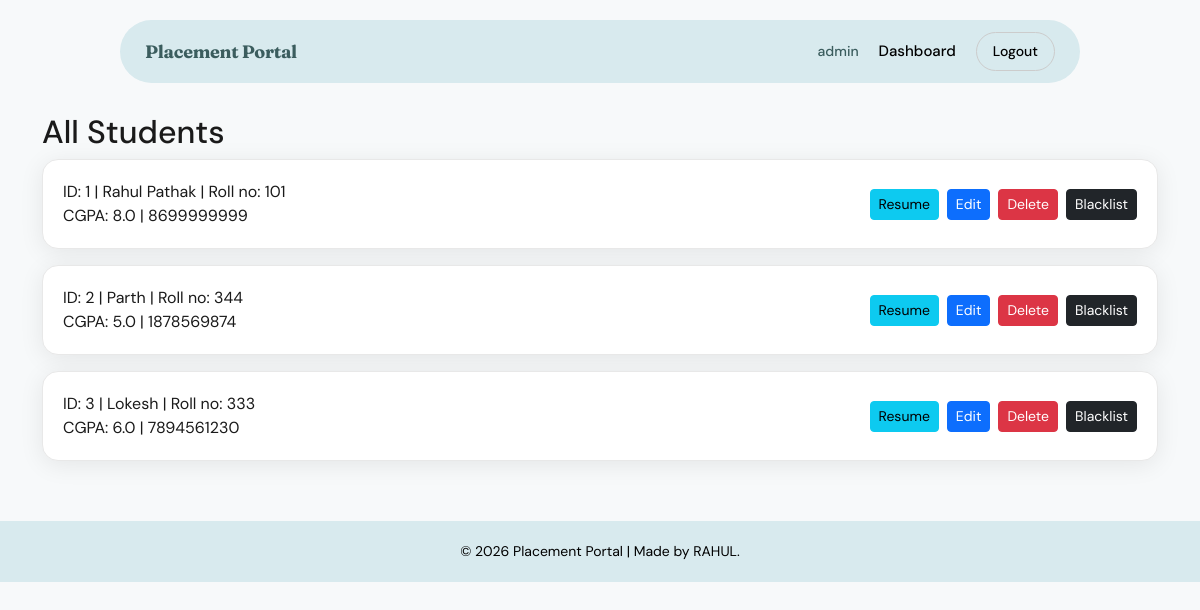
The page /admin/students (signed in) on the database its author committed.
### models.py (models this page shows, shortened)
class User(UserMixin, db.Model):
    __tablename__ = "user"
    id             = db.Column(db.Integer, primary_key=True)
    email          = db.Column(db.String(150), unique=True, nullable=False, index=True)
    password_hash  = db.Column(db.String(256), nullable=False)
    role           = db.Column(db.String(20),  nullable=False)
    _is_active     = db.Column("is_active", db.Boolean, default=True, nullable=False)
    is_blacklisted = db.Column(db.Boolean, default=False, nullable=False)
    created_at     = db.Column(db.DateTime, default=datetime.utcnow, nullable=False)
    updated_at     = db.Column(db.DateTime, default=datetime.utcnow, onupdate=datetime.utcnow)
    company_profile = db.relationship("Company",      backref="user", uselist=False, cascade="all, delete-orphan")
    student_profile = db.relationship("Student",      backref="user", uselist=False, cascade="all, delete-orphan")
    notifications   = db.relationship("Notification", backref="user", lazy="dynamic",  cascade="all, delete-orphan")
    @property
    def is_active(self):
        return self._is_active and not self.is_blacklisted
    @is_active.setter
    def is_active(self, value: bool):
        self._is_active = value

class Student(db.Model):
    __tablename__ = "student"
    id               = db.Column(db.Integer, primary_key=True)
    user_id          = db.Column(db.Integer, db.ForeignKey("user.id"), nullable=False, unique=True)
    name             = db.Column(db.String(150), nullable=False)
    student_id       = db.Column(db.String(50),  unique=True, nullable=False, index=True)
    branch           = db.Column(db.String(100))
    graduation_year  = db.Column(db.Integer)
    cgpa             = db.Column(db.Float)
    skills           = db.Column(db.Text)
    phone            = db.Column(db.String(20))
    resume_link      = db.Column(db.String(500))
    is_blacklisted   = db.Column(db.Boolean, default=False)
    blacklist_reason = db.Column(db.Text)
    created_at       = db.Column(db.DateTime, default=datetime.utcnow, nullable=False)
    updated_at       = db.Column(db.DateTime, default=datetime.utcnow, onupdate=datetime.utcnow)
    applications = db.relationship("Application", backref="student", lazy="dynamic", cascade="all, delete-orphan")

### app.py (the view)
@app.route("/admin/students")
@login_required
def admin_students():
    if current_user.role != "admin":
        return redirect(url_for("home"))
    query = request.args.get("q")
    if query:
        students = Student.query.filter(
            (Student.name.ilike(f"%{query}%")) |
            (Student.student_id.ilike(f"%{query}%")) |
            (Student.phone.ilike(f"%{query}%"))
        ).all()
    else:
        students = Student.query.all()
    return render_template("admin_students.html", students=students)

### app.py (called while the page is built)
@login_manager.user_loader
def load_user(user_id):
    return User.query.get(int(user_id))

### templates/admin_students.html
{% extends "base.html" %}
{% block content %}
<h2>All Students</h2>
{% for s in students %}
<div class="custom-card">
<div class="d-flex justify-content-between align-items-center">
    <div>
       ID: {{s.id}} | {{ s.name }} | Roll no: {{ s.student_id }} <br>
       CGPA: {{ s.cgpa }} | {{s.phone}}
    </div>
    <div class="d-flex gap-2">
        <a href="{{ s.resume_link }}" target="_blank" class="btn btn-info btn-sm">Resume</a>
        <a href="{{ url_for('edit_student', student_id=s.id) }}"
           class="btn btn-primary btn-sm">Edit</a>
        <a href="{{ url_for('delete_student', student_id=s.id) }}"
           class="btn btn-danger btn-sm"
           onclick="return confirm('Are you sure?')">
           Delete </a>
        {% if not s.is_blacklisted %}
        <a href="{{ url_for('blacklist_student', student_id=s.id) }}"
           class="btn btn-dark btn-sm">Blacklist</a>
        {% else %}
        <a href="{{ url_for('unblacklist_student', student_id=s.id) }}"
           class="btn btn-success btn-sm">Restore</a>
        {% endif %}
    </div>
</div>
</div>
{% endfor %}
{% endblock %}

### templates/base.html (shortened to what this page needs)
<!DOCTYPE html>
<html lang="en">
<head>
    <link href="https://cdn.jsdelivr.net/npm/bootstrap@5.3.3/dist/css/bootstrap.min.css" rel="stylesheet">
    <link href="{{ url_for('static', filename='style.css') }}" rel="stylesheet">
</head>
<body>
<nav class="custom-navbar">
    <div class="nav-container">
        <a class="logo" href="{{ url_for('home') }}">Placement Portal</a>
        <div class="nav-links">
            {% if current_user.is_authenticated %}
                <span class="user-name">{{ current_user.role }}</span>
                <a href="{{ url_for('dashboard') }}" class="nav-item">Dashboard</a>
                <a href="{{ url_for('logout') }}" class="nav-btn">Logout</a>
            {% else %}
                <a href="{{ url_for('login') }}" class="nav-item">Login</a>
                <a href="{{ url_for('register') }}" class="nav-btn primary">Get Started</a>
            {% endif %}
        </div>
    </div>
</nav>
<div class="container content">
    {% block content %}{% endblock %}
</div>
<footer class="footer">
    <div class="footer-container">
        <p>© 2026 Placement Portal | Made by RAHUL.</p>
    </div>
</footer>
</body>
</html>

### static/style.css (style rules this page uses)
:root { --brand-bg: #d8eaee; --brand-dark: rgb(59, 93, 94); --accent: #000000; --surface: #ffffff; --muted: #666; --radius: 50px; --radius-card: 16px; --radius-sm: 10px; --shadow: 0 4px 24px rgba(0,0,0,0.08); }
* { box-sizing: border-box; }
body { font-family: 'DM Sans', sans-serif; background: #f7f9fa; color: #1a1a1a; margin: 0; }
.custom-navbar { display: flex; justify-content: center; margin-top: 20px; }
.nav-container { width: 80%; background: var(--brand-bg); border-radius: var(--radius); padding: 12px 25px; display: flex; justify-content: space-between; align-items: center; }
.logo { text-decoration: none; color: var(--brand-dark); font-family: 'Fraunces', serif; font-weight: 700; font-size: 18px; letter-spacing: -0.3px; }
.nav-links { display: flex; align-items: center; gap: 20px; }
.nav-item { text-decoration: none; color: #000; font-weight: 500; font-size: 15px; transition: color .2s; }
.nav-btn { text-decoration: none; padding: 8px 16px; border-radius: 20px; background: transparent; border: 1px solid #ccc; color: black; font-size: 14px; font-weight: 500; transition: background .2s, border-color .2s; }
.user-name { font-weight: 500; font-size: 14px; color: var(--brand-dark); }
.content { margin-top: 30px; }
.footer { margin-top: 60px; padding: 20px 0; text-align: center; background: var(--brand-bg); }
.footer-container p { margin: 0; color: #000; font-size: 14px; }
.custom-card { background: var(--surface); border-radius: var(--radius-card); padding: 20px; border: 1px solid #e8e8e8; box-shadow: var(--shadow); margin-bottom: 16px; }

### rows shown on the page
User: role "admin"
Student: id "1", name "Rahul Pathak", student_id "101", cgpa "8.0", phone "8699999999"
Student: id "2", name "Parth", student_id "344", cgpa "5.0", phone "1878569874"
Student: id "3", name "Lokesh", student_id "333", cgpa "6.0", phone "7894561230"
